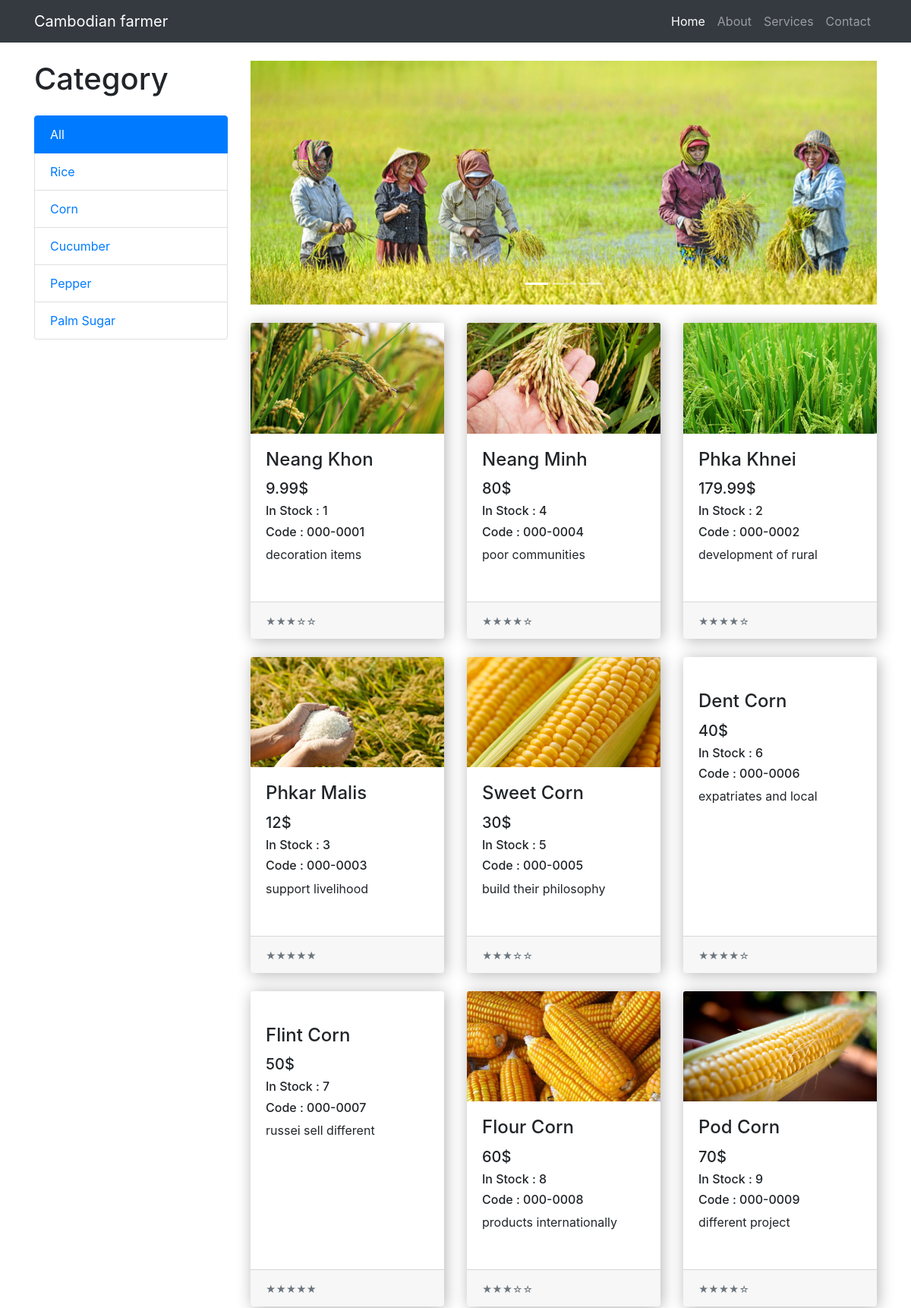
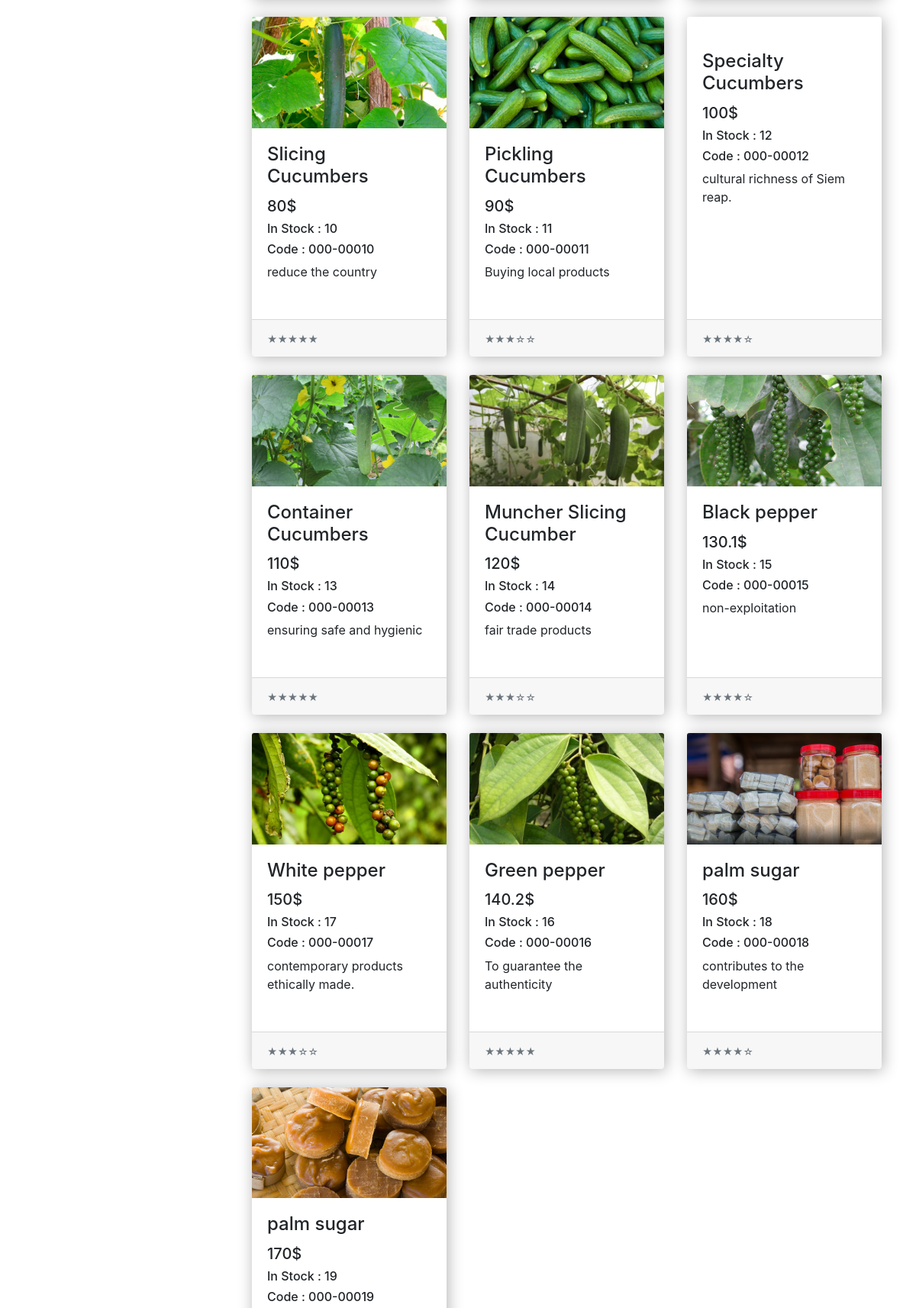
The page / (upper part) on the database its author committed (2 pictures, top to bottom).
### tables this page shows
CREATE TABLE `productcategories` (
  `CategoryID` int(11) NOT NULL AUTO_INCREMENT,
  `CategoryName` varchar(50) NOT NULL,
  PRIMARY KEY (`CategoryID`)
);

CREATE TABLE `products` (
  `ProductID` int(12) NOT NULL AUTO_INCREMENT,
  `ProductSKU` varchar(50) NOT NULL,
  `ProductName` varchar(100) NOT NULL,
  `ProductPrice` float NOT NULL,
  `ProductWeight` float NOT NULL,
  `ProductCartDesc` varchar(250) NOT NULL,
  `ProductShortDesc` varchar(1000) NOT NULL,
  `ProductLongDesc` text NOT NULL,
  `ProductThumb` varchar(100) NOT NULL,
  `ProductImage` longblob NOT NULL,
  `ProductCategoryID` int(11) DEFAULT NULL,
  `ProductUpdateDate` timestamp NOT NULL DEFAULT CURRENT_TIMESTAMP,
  `ProductStock` float DEFAULT NULL,
  `ProductLive` tinyint(1) DEFAULT '0',
  `ProductUnlimited` tinyint(1) DEFAULT '1',
  `ProductLocation` varchar(250) DEFAULT NULL,
  `UserID` int(11) NOT NULL,
  PRIMARY KEY (`ProductID`)
);

### application/core/MY_Controller.php (called while the page is built, shortened)
<?php
class MY_Controller extends CI_Controller
{
    public function view($view,$data=null,$title=null){
      $this->load->model('Product_category_model');
      $titleHeader['page_title'] = isset($title['page_title'])?$title['page_title']:"Cambodian farmer";
      $titleHeader['menu'] = isset($title['menu'])?$title['menu']:"home";
      $titleHeader["product_categorys"] = $this->Product_category_model->get_all();
      $titleHeader['category_menu'] = isset($title['category_menu'])?$title['category_menu']:null;
              $this->load->view('layouts/header',$titleHeader);
              $this->load->view($view, $data);
              $this->load->view('layouts/footer');
    }
}
?>

### application/controllers/Home.php (called while the page is built, shortened)
<?php
class Home extends MY_Controller {
	public function index($category=null)
	{
    $title['page_title']= "Cambodian farmer";
		$title['menu'] = "home";
		$title['category_menu'] = $category;
		if($category==null)
    	$data["products"] = $this->Product_model->get_all();
		else
			$data["products"] = $this->Product_model->where('ProductCategoryID',$category)->get_all();
		$this->view("home/index",$data,$title);
	}
}

### index.php (called while the page is built, shortened)
<?php
require_once BASEPATH.'core/CodeIgniter.php';

### application/core/MY_Model.php (called while the page is built, shortened)
<?php defined('BASEPATH') OR exit('No direct script access allowed');
class MY_Model extends CI_Model
{
    protected $_database_connection = NULL;
    protected $_database;
    public $table = NULL;
    public $primary_key = 'id';
    protected $_cache = array();
    protected $return_as = 'object';
    protected $return_as_dropdown = NULL;
    protected $_dropdown_field = '';
    private $_select = '*';
    public function _prep_after_read($data, $multi = TRUE)
    {
        $data = $this->join_temporary_results($data);
        $this->_database->reset_query();
        if(isset($this->return_as_dropdown) && $this->return_as_dropdown == 'dropdown')
        {
            foreach($data as $row)
            {
                $dropdown[$row[$this->primary_key]] = $row[$this->_dropdown_field];
            }
            $data = $dropdown;
            $this->return_as_dropdown = NULL;
        }
        elseif($this->return_as == 'object')
        {
            $data = $this->array_to_object($data);
        }
        if(isset($this->_select))
        {
            $this->_select = '*';
        }
        return $data;
    }
    public function get_all($where = NULL)
    {
        $data = $this->_get_from_cache();
        if(isset($data) && $data !== FALSE)
        {
            $this->_database->reset_query();
            if(isset($this->_cache)) unset($this->_cache);
            return $data;
        }
        else
        {
            if(isset($this->_select))
            {
                $this->_database->select($this->_select);
            }
            $query = $this->_database->get($this->table);
            if($query->num_rows() > 0)
            {
                $data = $query->result_array();
                $data = $this->trigger('after_get', $data);
                $data = $this->_prep_after_read($data,TRUE);
                return $data;
            }
            else
            {
                return FALSE;
            }
        }
    }
    protected function join_temporary_results($data)
    {
        return $data;
    }
    public function trigger($event, $data = array(), $last = TRUE)
    {
        return $data;
    }
    private function _set_connection()
    {
        if(isset($this->_database_connection))
        {
            $this->_database = $this->load->database($this->_database_connection,TRUE);
        }
        else
        {
            $this->load->database();
            $this->_database =$this->db;
        }
        return $this;
    }
    public function array_to_object($array)
    {
        $obj = new stdClass();
        return $this->_array_to_object($array, $obj);
    }
    private function _array_to_object($array, &$obj)
    {
        foreach ($array as $key => $value) {
            if (is_array($value)) {
                $obj->$key = new stdClass();
                $this->_array_to_object($value, $obj->$key);
            } else {
                $obj->$key = $value;
            }
        }
        return $obj;
    }
}

### application/views/home/index.php (the view, shortened to what this page needs)
<div class="container">
  <div class="row">
    <div class="col-lg-3">
      <h1 class="my-4">Category</h1>
      <div class="list-group">
        <a href="<?=base_url();?>" class="list-group-item <?php if(!isset($category_menu)) echo "active"; ?>">All</a>
        <?php foreach ($product_categorys as $key => $product_category) {?>
              <a href="<?php echo base_url('Home/index/'.$product_category->CategoryID); ?>" class="list-group-item <?php if(isset($category_menu)) if( $category_menu==$product_category->CategoryID ) echo "active"; ?>"><?= $product_category->CategoryName  ?></a>
        <?php } ?>
      </div>
    </div>
    <div class="col-lg-9">
      <div id="carouselExampleIndicators" class="carousel slide my-4" data-ride="carousel">
        <ol class="carousel-indicators">
          <li data-target="#carouselExampleIndicators" data-slide-to="0" class="active"></li>
          <li data-target="#carouselExampleIndicators" data-slide-to="1"></li>
          <li data-target="#carouselExampleIndicators" data-slide-to="2"></li>
        </ol>
        <div class="carousel-inner" role="listbox">
          <div class="carousel-item active">
            <img class="d-block img-fluid" src="<?php echo base_url('assets/img/slide/slide1.png');?>" alt="First slide">
          </div>
        </div>
        <a class="carousel-control-prev" href="#carouselExampleIndicators" role="button" data-slide="prev">
          <span class="carousel-control-prev-icon" aria-hidden="true"></span>
        </a>
        <a class="carousel-control-next" href="#carouselExampleIndicators" role="button" data-slide="next">
          <span class="carousel-control-next-icon" aria-hidden="true"></span>
        </a>
      </div>
      <div class="row">
        <?php
            $index=0;
            foreach ($products as $key => $product) {
              if($index<6)
                $index++;
              else
                $index=1;
              if($product->ProductCategoryID==1)
                $pathPic = "rice";
              elseif ($product->ProductCategoryID==2) {
                $pathPic = "corn";
              }
              elseif ($product->ProductCategoryID==3) {
                $pathPic = "cucumber";
              }
              elseif ($product->ProductCategoryID==4) {
                $pathPic = "pepper";
              }
              elseif ($product->ProductCategoryID==5) {
                $pathPic = "palm_sugar";
              }
        ?>
             <div class="col-lg-4 col-md-6 mb-4">
               <div class="card h-100">
                 <a href="#"><img class="card-img-top" src="<?php echo base_url('assets/img/product/'.$pathPic.'/pic'.$index.'.png');?>" alt=""></a>
                 <div class="card-body">
                   <h4 class="card-title">
                     <a><?= $product->ProductName;  ?></a>
                   </h4>
                   <h5><?= $product->ProductPrice."$"; ?></h5>
                   <h6>In Stock : <?= $product->ProductLive; ?></h6>
                   <h6>Code : <?= $product->ProductSKU;  ?></h6>
                   <p class="card-text"><?= $product->ProductShortDesc;  ?></p>
                 </div>
                 <div class="card-footer">
                   <small class="text-muted">
                     <?php for($i=1; $i<= 5; $i++){
                          if($i<=$product->ProductThumb)
                            echo "&#9733;";
                          else
                            echo "&#9734;";
                     } ?>
                  </small>
                 </div>
               </div>
             </div>
        <?php
            }
         ?>
      </div>
    </div>
  </div>
</div>

### application/views/layouts/header.php (shortened to what this page needs)
<!DOCTYPE html>
<html lang="en">
  <head>
    <link href="<?php echo base_url('assets/css/bootstrap/bootstrap.min.css'); ?>" rel="stylesheet">
    <link href="<?php echo base_url('assets/css/shop-homepage.css'); ?>" rel="stylesheet">
    <link href="https://maxcdn.bootstrapcdn.com/font-awesome/4.7.0/css/font-awesome.min.css" rel="stylesheet">
    <link href="<?php echo base_url('assets/css/about.css'); ?>" rel="stylesheet">
  </head>
  <body>
    <nav class="navbar navbar-expand-lg navbar-dark bg-dark fixed-top">
      <div class="container">
        <a class="navbar-brand" href="<?php echo base_url(); ?>">Cambodian farmer</a>
        <div class="collapse navbar-collapse" id="navbarResponsive">
          <ul class="navbar-nav ml-auto">
            <li class="nav-item <?php if($menu=="home")echo "active"; ?>">
              <a class="nav-link" href="<?php echo base_url(); ?>">Home
              </a>
            </li>
            <li class="nav-item <?php if($menu=="about")echo "active"; ?>">
              <a class="nav-link" href="<?php echo base_url('Home/about'); ?>">About</a>
            </li>
            <li class="nav-item">
              <a class="nav-link" href="#">Services</a>
            </li>
            <li class="nav-item <?php if($menu=="contact")echo "active"; ?>">
              <a class="nav-link" href="#">Contact</a>
            </li>
          </ul>
        </div>
      </div>
    </nav>

### application/views/layouts/footer.php (shortened to what this page needs)
</body>
</html>

### assets/css/shop-homepage.css (style rules this page uses)
body { padding-top: 54px; }
@media (min-width: 992px) { body { padding-top: 56px; } }

### assets/css/about.css (style rules this page uses)
.card { box-shadow:2px 2px 20px rgba(0,0,0,0.3); border:none; margin-bottom:30px; }

### rows shown on the page
productcategories: CategoryName "Rice"
productcategories: CategoryName "Corn"
productcategories: CategoryName "Cucumber"
productcategories: CategoryName "Pepper"
productcategories: CategoryName "Palm Sugar"
products: shows a picture, ProductName "Neang Khon", ProductPrice "9.99", ProductLive "1", ProductSKU "000-0001", ProductShortDesc "decoration items", ProductThumb "3" (drawn)
products: shows a picture, ProductName "Neang Minh", ProductPrice "80", ProductLive "4", ProductSKU "000-0004", ProductShortDesc "poor communities", ProductThumb "4" (drawn)
products: shows a picture, ProductName "Phka Khnei", ProductPrice "179.99", ProductLive "2", ProductSKU "000-0002", ProductShortDesc "development of rural", ProductThumb "4" (drawn)
products: shows a picture, ProductName "Phkar Malis", ProductPrice "12", ProductLive "3", ProductSKU "000-0003", ProductShortDesc "support livelihood", ProductThumb "5" (drawn)
products: shows a picture, ProductName "Sweet Corn", ProductPrice "30", ProductLive "5", ProductSKU "000-0005", ProductShortDesc "build their philosophy", ProductThumb "3" (drawn)
products: ProductName "Dent Corn", ProductPrice "40", ProductLive "6", ProductSKU "000-0006", ProductShortDesc "expatriates and local", ProductThumb "4" (drawn)
products: ProductName "Flint Corn", ProductPrice "50", ProductLive "7", ProductSKU "000-0007", ProductShortDesc "russei sell different", ProductThumb "5" (drawn)
products: shows a picture, ProductName "Flour Corn", ProductPrice "60", ProductLive "8", ProductSKU "000-0008", ProductShortDesc "products internationally", ProductThumb "3" (drawn)
products: shows a picture, ProductName "Pod Corn", ProductPrice "70", ProductLive "9", ProductSKU "000-0009", ProductShortDesc "different project", ProductThumb "4" (drawn)
products: shows a picture, ProductName "Slicing Cucumbers", ProductPrice "80", ProductLive "10", ProductSKU "000-00010", ProductShortDesc "reduce the country", ProductThumb "5" (drawn)
products: shows a picture, ProductName "Pickling Cucumbers", ProductPrice "90", ProductLive "11", ProductSKU "000-00011", ProductShortDesc "Buying local products", ProductThumb "3" (drawn)
products: ProductName "Specialty Cucumbers", ProductPrice "100", ProductLive "12", ProductSKU "000-00012", ProductShortDesc "cultural richness of Siem reap.", ProductThumb "4" (drawn)
products: shows a picture, ProductName "Container Cucumbers", ProductPrice "110", ProductLive "13", ProductSKU "000-00013", ProductShortDesc "ensuring safe and hygienic", ProductThumb "5" (drawn)
products: shows a picture, ProductName "Muncher Slicing Cucumber", ProductPrice "120", ProductLive "14", ProductSKU "000-00014", ProductShortDesc "fair trade products", ProductThumb "3" (drawn)
products: shows a picture, ProductName "Black pepper", ProductPrice "130.1", ProductLive "15", ProductSKU "000-00015", ProductShortDesc "non-exploitation", ProductThumb "4" (drawn)
products: shows a picture, ProductName "White pepper", ProductPrice "150", ProductLive "17", ProductSKU "000-00017", ProductShortDesc "contemporary products ethically made.", ProductThumb "3" (drawn)
products: shows a picture, ProductName "Green pepper", ProductPrice "140.2", ProductLive "16", ProductSKU "000-00016", ProductShortDesc "To guarantee the authenticity", ProductThumb "5" (drawn)
products: shows a picture, ProductName "palm sugar", ProductPrice "160", ProductLive "18", ProductSKU "000-00018", ProductShortDesc "contributes to the development", ProductThumb "4" (drawn)
products: shows a picture, ProductName "palm sugar", ProductPrice "170", ProductLive "19", ProductSKU "000-00019"
